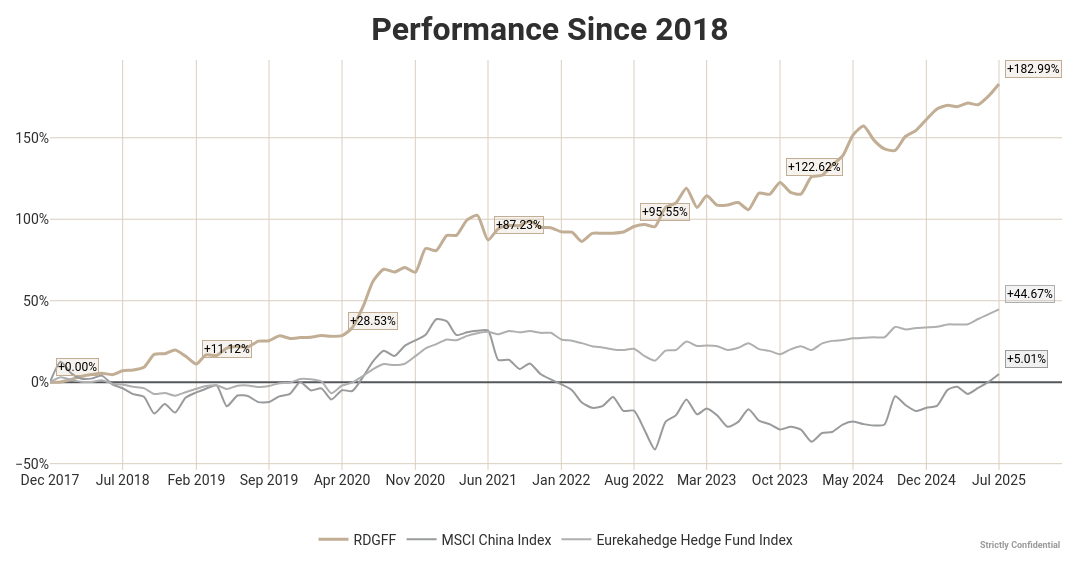

Notebook code for this chart:
### Markdown cell above
#### Plot Cumulative Return

### Code cell
funds_to_be_plot = subset_of_funds(funds, ['RDGFF','MSCI CHINA','EUREKAHEDGE'])
start_month = "2015-12"
end_month = "2025-7"

plot = plot_cumulative_returns(
    funds=funds_to_be_plot,
    title="",
    start_month=start_month,
    end_month=end_month,
    style="excel",
    language="en",
    blur=False,
    aspect_lock=True,
    custom_ticks=False,
    save=False,
    toggle=False
    )
